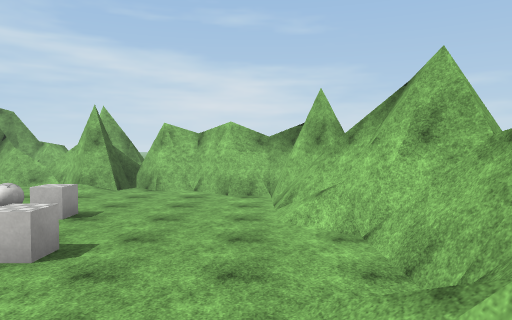
view 1 (above)

16 first-person views from a walk through a Unity game level. The camera is 1.5 m above the floor, tilts 2° down and sees 70° across. The floor is counted in squares, 2 m on a side. Each view is taken from the middle of a square. On the plan, view 1 faces up. The plan holds only what a view shows up to about 11 squares ahead; the rest is blank. The place goes on beyond the plan. The player is left out. Surface patterns are stand-ins for the level's own textures.

view 2
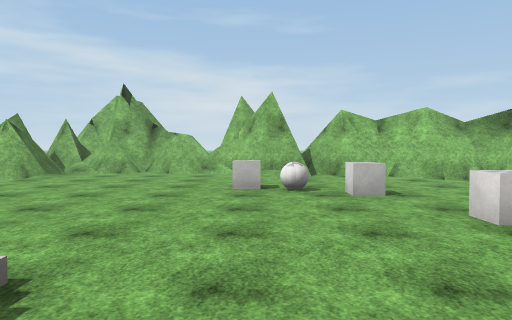

view 3
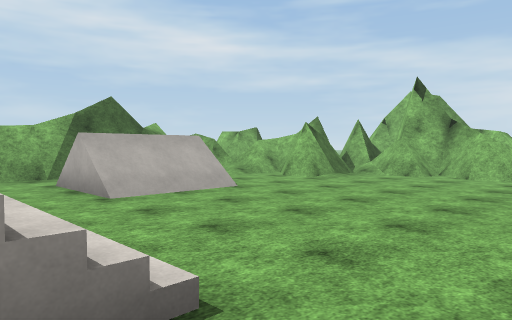

view 4
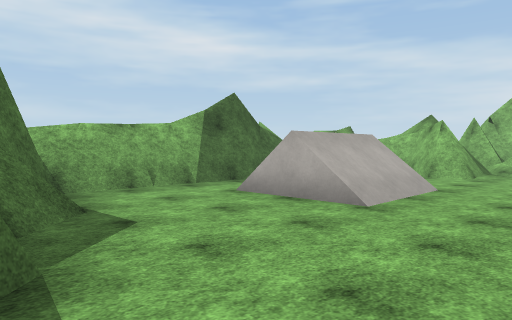

view 5
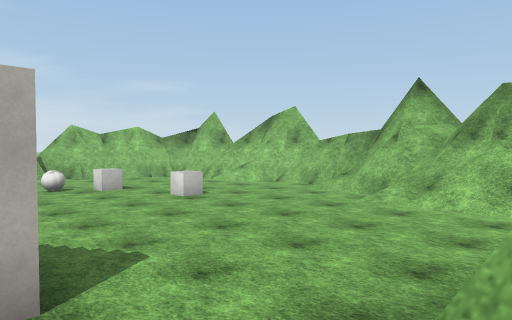

view 6
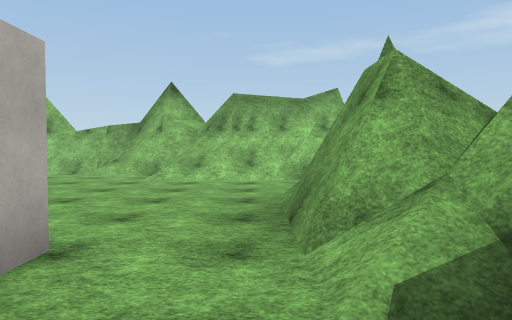

view 7
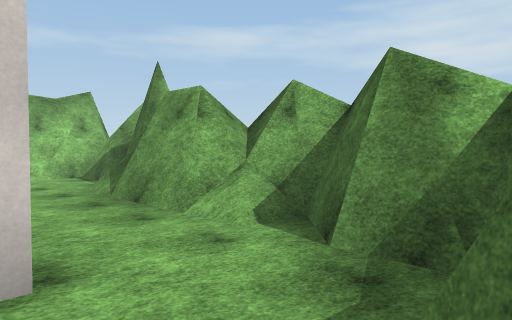

view 8
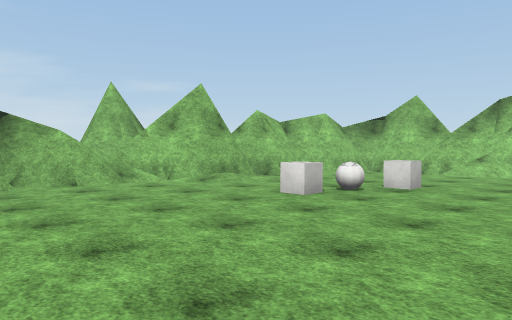

view 9
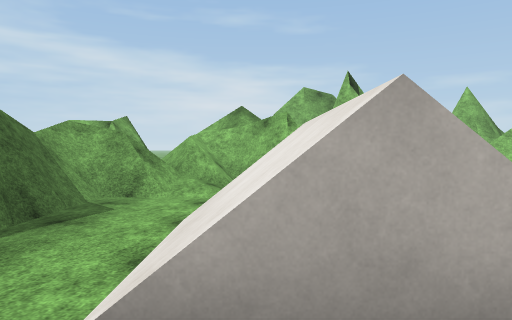

view 10
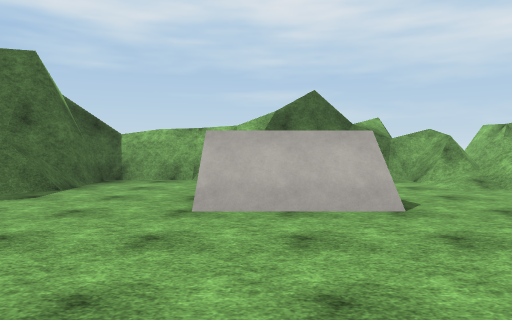

view 11
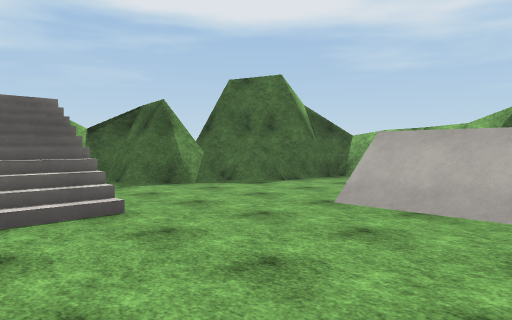

view 12
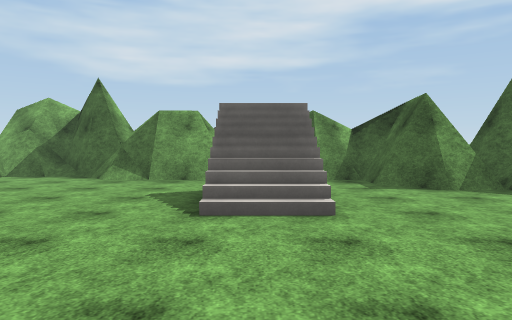

view 13
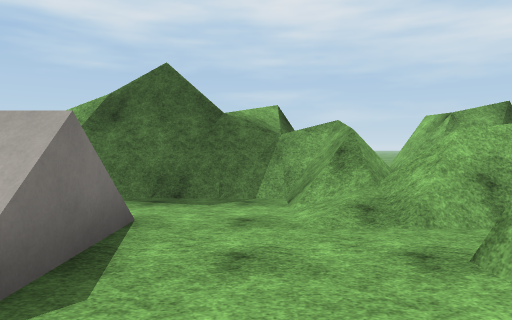

view 14
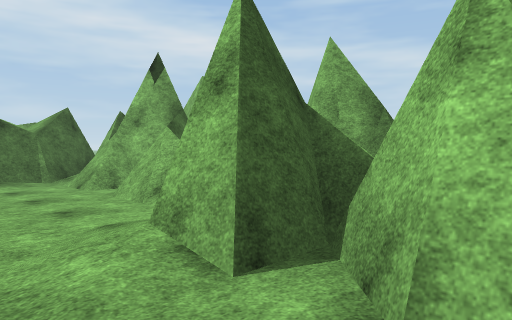

view 15
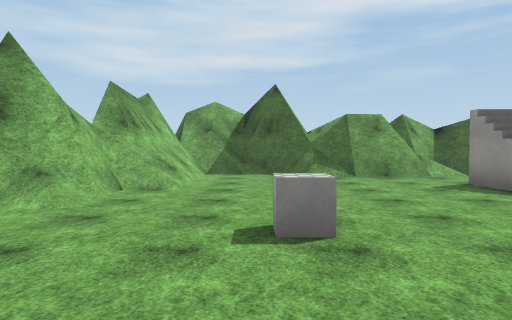

view 16
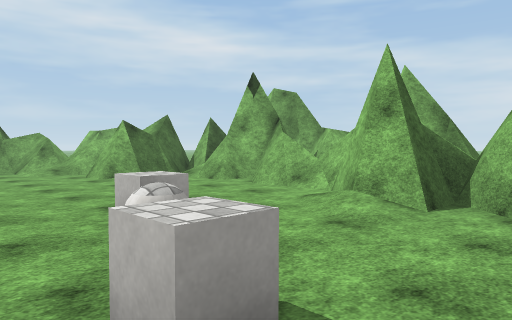

### Floor plan
Key: @ floor where view 1 was taken; # wall or solid block; x gap in a wall; . main floor; : floor 0.25 m higher than the main floor; / step, stairs or slope; = window, fence, low wall or low ledge; v drop or lower ground; O other object.
Columns run from 17 left of view 1 to 2 right of it. Each row starts with its distance up from view 1.
 13          #####
 12      #####
 11   #  ##=##x=###
 10  ## =##.....#####
  9   vv/##:....//..###
  8 =#==/.............#
  7  ##.........O.....#
  6   #..........OO...##
  5   #..//.........../#
  4   #..//........O...#
  3   #................#
  2   #......//......./#
  1   #......//.......##
  0   ###=...#/......@##
 -1     ####........./#
 -2       ##........./#
 -3        ###/####..=#
 -4          #######==#
 -5                ####

Positions as (right, up) in squares from view 1, and headings:
1: (0, 0), facing up
2: (-5, 0), facing up
3: (-5, 1), facing up-left
4: (-8, -1), facing up-left
5: (-7, -3), facing up-right
6: (-9, -2), facing right
7: (-10, 0), facing down-right
8: (-10, 3), facing up-right
9: (-12, 2), facing up
10: (-6, 4), facing left
11: (-6, 6), facing down-left
12: (-7, 6), facing down
13: (-9, 7), facing left
14: (-2, 8), facing up-left
15: (-2, 7), facing down
16: (-2, 5), facing up-left
